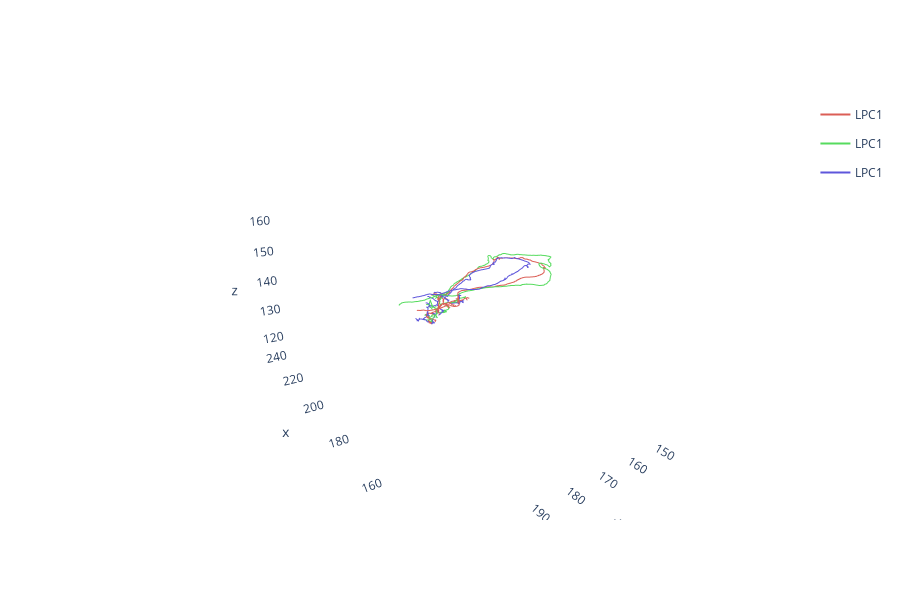

The code cell stored with this chart in its notebook:
### Code cell
from vfb_connect.schema.vfb_term import VFBTerms

high_simiarity_neurons = VFBTerms([neuron.term for neuron in high_simiarity_neuron_scores])

high_simiarity_neurons.plot3d_by_type()
# This will plot the similar neurons in 3D by type
# The type is the most specific parent type of the neuron

# TODO the legend_group is not displaying correctly

### Figure 1 — Plotly figure (JSON) as saved in the notebook; plotly's stock layout.template omitted (floating-point values rounded to 4 significant figures; data arrays with more than 128 entries replaced by an {"elided": "..."} marker saying what was removed)
{"data": [{"hoverinfo": "none", "hovertext": " ", "legendgroup": "VFB_jrchjzzo", "line": {"color": "rgb(219,94,86)", "width": 2}, "mode": "lines", "name": "LPC1", "showlegend": true, "type": "scatter3d", "x": {"elided": "741 float values"}, "y": {"elided": "741 float values"}, "z": {"elided": "741 float values"}}, {"hoverinfo": "none", "hovertext": " ", "legendgroup": "VFB_jrchjzzu", "line": {"color": "rgb(86,219,94)", "width": 2}, "mode": "lines", "name": "LPC1", "showlegend": true, "type": "scatter3d", "x": {"elided": "829 float values"}, "y": {"elided": "829 float values"}, "z": {"elided": "829 float values"}}, {"hoverinfo": "none", "hovertext": " ", "legendgroup": "VFB_jrchk003", "line": {"color": "rgb(94,86,219)", "width": 2}, "mode": "lines", "name": "LPC1", "showlegend": true, "type": "scatter3d", "x": {"elided": "774 float values"}, "y": {"elided": "774 float values"}, "z": {"elided": "774 float values"}}], "layout": {"autosize": true, "height": 600, "paper_bgcolor": "rgba(0,0,0,0)", "plot_bgcolor": "rgba(0,0,0,0)", "scene": {"aspectmode": "data", "aspectratio": {"x": 1, "y": 1, "z": 1}, "camera": {"eye": {"x": -1.743, "y": 1.071, "z": 0.71}, "up": {"x": 0, "y": 0, "z": 1}}, "xaxis": {"backgroundcolor": "rgb(240, 240, 240)", "gridcolor": "rgb(255, 255, 255)", "showbackground": false, "showgrid": false, "showline": false, "zerolinecolor": "rgb(255, 255, 255)"}, "yaxis": {"backgroundcolor": "rgb(240, 240, 240)", "gridcolor": "rgb(255, 255, 255)", "showbackground": false, "showgrid": false, "showline": false, "zerolinecolor": "rgb(255, 255, 255)"}, "zaxis": {"backgroundcolor": "rgb(240, 240, 240)", "gridcolor": "rgb(255, 255, 255)", "showbackground": false, "showgrid": false, "showline": false, "zerolinecolor": "rgb(255, 255, 255)"}}}}
